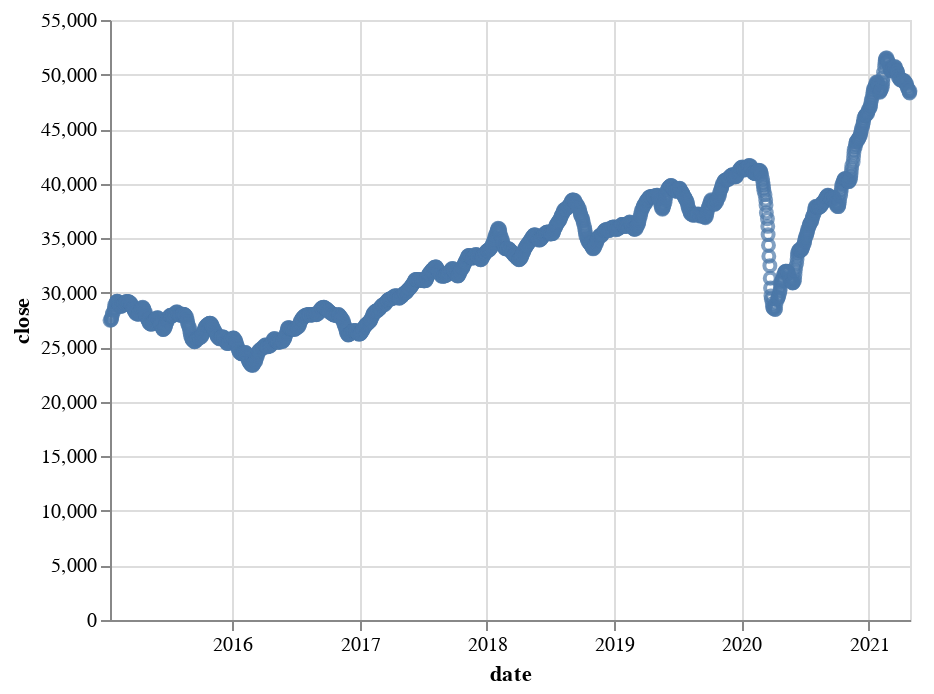

Notebook source saved alongside this figure:
### Code cell
alt.Chart(altdata_tendays).mark_point().encode(x='date',y='close')

### Figure 1 — Vega-Lite specification as saved in the notebook (floating-point values rounded to 4 significant figures; data arrays with more than 128 entries replaced by an {"elided": "..."} marker saying what was removed)
{"config": {"view": {"continuousWidth": 400, "continuousHeight": 300}}, "data": {"name": "data-dc4155654982543da756b7df82dc00be"}, "mark": "point", "encoding": {"x": {"type": "temporal", "field": "date"}, "y": {"type": "quantitative", "field": "close"}}, "$schema": "https://vega.github.io/schema/vega-lite/v4.8.1.json", "datasets": {"data-dc4155654982543da756b7df82dc00be": {"elided": "1542 records"}}}
